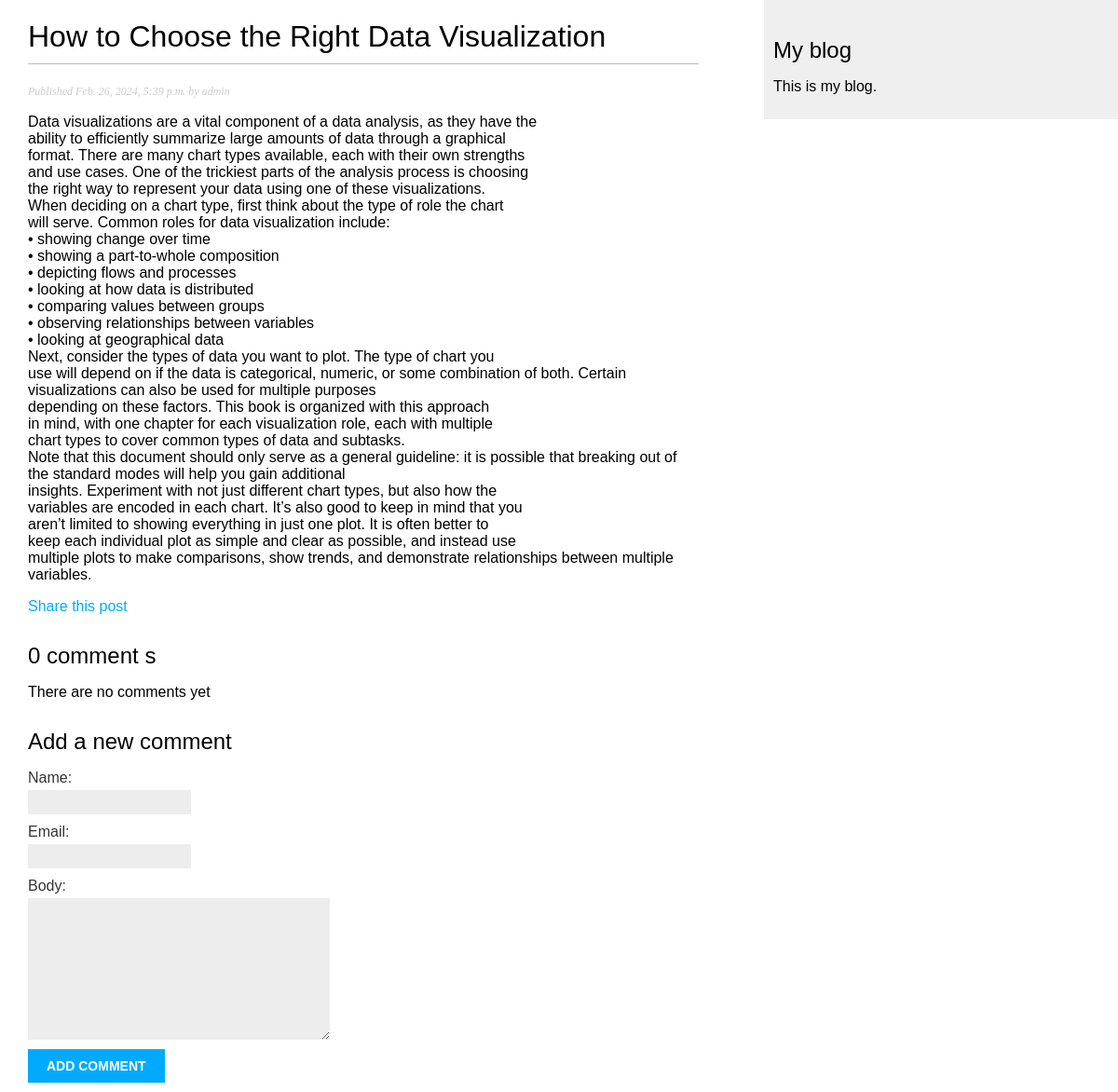
The page /blog/2024/2/26/data_visualization/ on the database its author committed.
### blog/models.py (models this page shows, shortened)
class Post(models.Model):
    STATUS_CHOICES = (
        ('draft','Draft'),
        ('published','Published'),
    )
    title = models.CharField(max_length=250)
    slug = models.SlugField(max_length=250,unique_for_date='publish')
    author = models.ForeignKey(User,on_delete=models.CASCADE,related_name='blog_posts')
    body = models.TextField()
    publish = models.DateTimeField(default=timezone.now)
    created = models.DateTimeField(auto_now_add=True)
    updated = models.DateTimeField(auto_now=True)
    tags = TaggableManager()
    status = models.CharField(max_length=10,
                              choices=STATUS_CHOICES,default='draft')
    objects = models.Manager()
    published = PublishedManager()
    class Meta:
        ordering=('-publish',)

### blog/views.py (the view)
# urls.py: path('<int:year>/<int:month>/<int:day>/<slug:post>/',views.post_detail,name='post_detail'),
def post_detail(request,year,month,day,post):
    post = get_object_or_404(Post,slug=post,
                             status = 'published',
                             publish__year=year,
                             publish__month = month,
                             publish__day = day)
    comments = post.comments.filter(active=True)
    new_comment = None
    if request.method == 'POST':
        comment_form = CommentForm(data=request.POST)
        if comment_form.is_valid():
            new_comment = comment_form.save(commit=False)
            new_comment.post = post
            new_comment.save()
    else:
        comment_form = CommentForm()
    return render(request,
                'blog/post/detail.html',
                {'post':post,
                    'comments':comments,
                    'new_comment':new_comment,
                    'comment_form':comment_form})

### blog/forms.py
class CommentForm(forms.ModelForm):
    class Meta:
        model = Comment
        fields = ('name','email','body')

### blog/templates/blog/post/detail.html (shortened to what this page needs)
{% extends "blog/base.html" %}
{% block content %}
 <h1>{{ post.title }}</h1>
 <p class="date">
 Published {{ post.publish }} by {{ post.author }}
 </p>
 {{ post.body|linebreaks }}
 <p>
    <a href="{% url "blog:post_share" post.id %}">
        Share this post
    </a>
 </p>
 {% with comments.count as total_comments %}
 <h2>
    {{total_comments}} comment {{total_comments|pluralize}}
 </h2>
 {% endwith %}
 {% for comment in comments %}
 <div class="comment">
    <p class="info">
        Comment {{forloop.counter}} by {{comment.name}}
        {{comment.created}}
    </p>
    {{comment.body|linebreaks}}
 </div>
 {% empty %}
 <p>There are no comments yet</p>
 {% endfor %}
 {% if new_comment %}
    <h2>Your comment has been added</h2>
 {% else %}
    <h2>Add a new comment</h2>
    <form method="post">
        {{comment_form.as_p}}
        <p><input type="submit" value="Add Comment"></p>
    </form>
{% endif %}
{% endblock %}

### blog/static/css/blog.css (style rules this page uses)
body { margin:0; padding:0; font-family:helvetica, sans-serif; }
a { color:#00abff; text-decoration:none; }
h1 { font-weight:normal; border-bottom:1px solid #bbb; padding:0 0 10px 0; }
h2 { font-weight:normal; margin:30px 0 0; }
p.date { color:#ccc; font-family: georgia, serif; font-size: 12px; font-style: italic; }
label { float:left; clear:both; color:#333; margin-bottom:4px; }
input, textarea { clear:both; float:left; margin:0 0 10px; background:#ededed; border:0; padding:6px 10px; font-size:12px; }
input[type=submit] { font-weight:bold; background:#00abff; color:#fff; padding:10px 20px; font-size:14px; text-transform:uppercase; }

### rows shown on the page
Post: title "How to Choose the Right Data Visualization", publish "Feb. 26, 2024, 5:39 p.m.", author "admin", body "Data visualizations are a vital component of a data analysis, as they have the ability to efficiently summarize large amounts of data through a graphical format. There are many chart types available, each with their own strengths and use cases. One of the trickiest parts of the analysis process is choosing the right way to represent your data using one of these visualizations. When deciding on a chart type, first think about the type of role the chart will serve. Common roles for data visualization include: • showing change over time • showing a part-to-whole composition • depicting flows and processes • looking at how data is distributed • comparing values between groups • observing…"

### other values the page prints
{{ total_comments }} "0"
